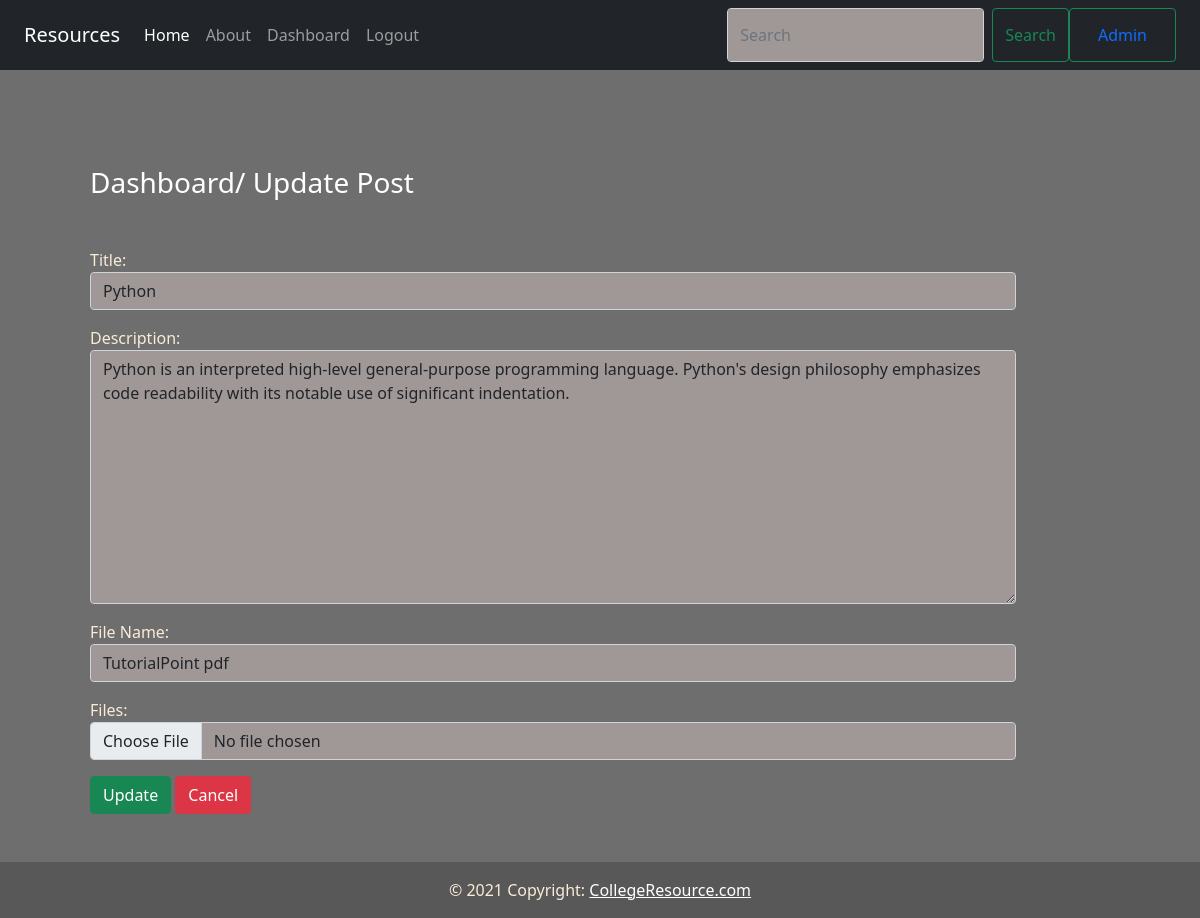
Page /updatepost/3/ (signed in) on the committed database.
### blog/models.py (models this page shows, shortened)
class Post(models.Model):
    title = models.CharField( max_length=150)
    desc=models.TextField()
    file_name = models.CharField( max_length=150)
    my_file = models.FileField(upload_to='')

### blog/views.py (the view)
# urls.py: path('updatepost/<int:id>/',views.update_post,name='updatepost'),
def update_post(request,id):
    if request.user.is_authenticated:
        if request.method == 'POST':
            pi = Post.objects.get(pk=id)
            form = PostForm(request.POST,instance=pi)
            if form.is_valid():
                form.save()
        else:
            pi = Post.objects.get(pk=id)
            form=PostForm(instance=pi)
        return render(request,'blog/updatepost.html',{'form':form})
    else:
        return HttpResponseRedirect('/login/')

### blog/forms.py
class PostForm(forms.ModelForm,forms.Form):
    class Meta:
        model=Post
        fields = ['title','desc','file_name','my_file']
        labels = {'title':'Title','desc':'Description','file_name':'File Name','my_file':'Files'}
        widgets={'title':forms.TextInput(attrs={'class':'form-control'}),
            'desc':forms.Textarea(attrs={'class':'form-control'}),
            'file_name':forms.TextInput(attrs={'class':'form-control'}),
            'my_file':forms.FileInput(attrs={'class':'form-control'}),
            }

### blog/templates/blog/updatepost.html (shortened to what this page needs)
{% extends 'blog/base.html' %}
{% load static %}
{% block content %}
<div class="col-sm-10 my-5 mx-5">
<h3 class="text-white my-5">Dashboard/ Update Post</h3>
<form action="" method="post" novalidate>
    {{form.as_p}}
    <input type="submit" value="Update" class="btn btn-success">
    <a href="{% url 'dashboard' %}" class="btn btn-danger">Cancel</a>
</form>
</div>
{% endblock content %}

### blog/static/blog/css/style.css (style rules this page uses)
body { background-color: rgb(109, 110, 109); color:antiquewhite }
.form-control { background-color:rgb(160, 151, 151) }

### rows in the picture
Post: title "Python", desc "Python is an interpreted high-level general-purpose programming language. Python's design philosophy emphasizes code readability with its notable use of significant indentation.", file_name "TutorialPoint pdf"
